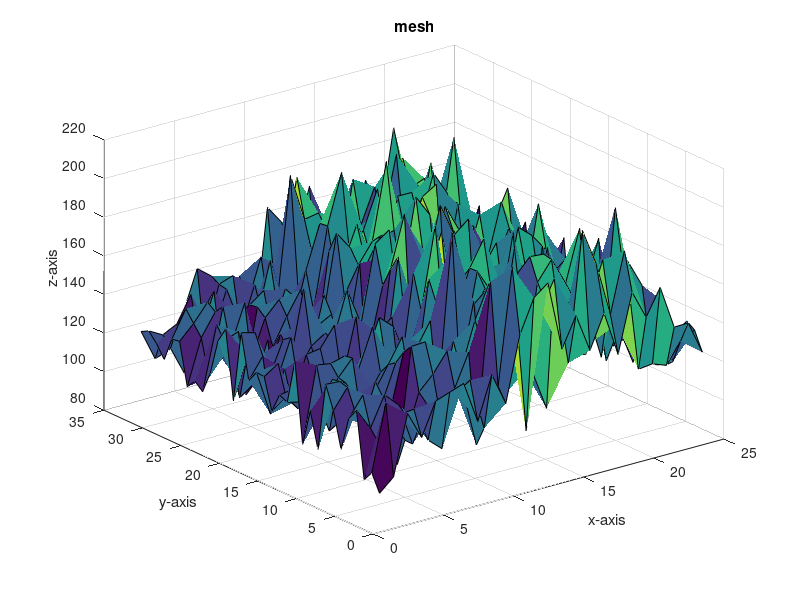

The MATLAB script that drew this image:
clear;clc;
MatSize = [32,24];
Am = 100*ones(MatSize) + 20*rand(MatSize);
Am(:,[10:20]) = Am(:,[10:20]) + 50*rand(size(Am(:,[10:20])));
Am(:,[6:22]) = Am(:,[6:22]) + 20*rand(size(Am(:,[6:22])));
A = Am.*(0.9+0.2*rand(MatSize)) + 30*rand(MatSize);
A2 = A.*(0.9+0.2*rand(MatSize));
A1 = Am.*(0.9+0.2*rand(MatSize)) + 30*rand(MatSize);
[U,S,V] = svd(A-100,'econ');

C = U'*(A2-100)*V;
C(find(C<1e-6))=0;
ds = diag(S);
dc = diag(C);
err = sum(abs(ds-dc))/sum(ds);
r = 1/(1+err)

% hmo = HeatMap(A);
%program 1
xv = 1:1:MatSize(2);
yv = 1:1:MatSize(1);
[x,y]=meshgrid(xv,yv);
% z=sin(y).*cos(x);
mesh(x,y,A);
surf(x,y,A);
xlabel('x-axis'),ylabel('y-axis'),zlabel('z-axis');
title('mesh');
% %program 2
% x=0:0.1:2*pi;
% [x,y]=meshgrid(x);
% z=sin(y).*cos(x);
% surf(x,y,z);
% xlabel('x-axis'),ylabel('y-axis'),zlabel('z-axis');
% title('surf'); pause;
% %program 3
% x=0:0.1:2*pi;
% [x,y]=meshgrid(x);
% z=sin(y).*cos(x);
% plot3(x,y,z);
% xlabel('x-axis'),ylabel('y-axis'),zlabel('z-axis');
% title('plot3-1');grid;
